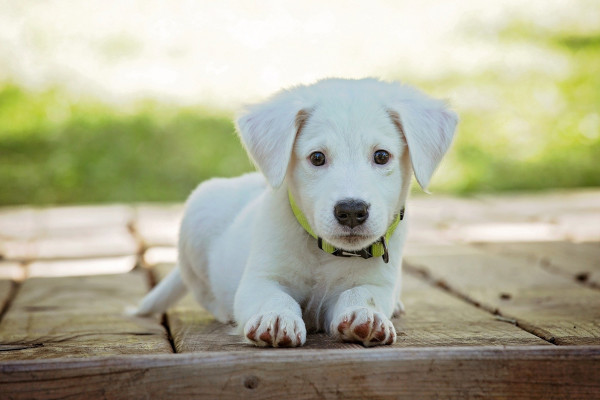
#> input picture PrimerosPasos/OpenCV/perroSm.jpg, 600 x 400 px
$ python BinaryImg.py
#> lines starting #> are read from the running program, lines starting #| are printed output that depends on the picture; after the words box and inside, x2 and y2 are one past the last pixel; in counts of white or black regions, pixels touching at a corner belong together
import cv2
import tkinter as tk
from PIL import Image, ImageTk

root = tk.Tk()

imagen = cv2.imread('perroSm.jpg',0)
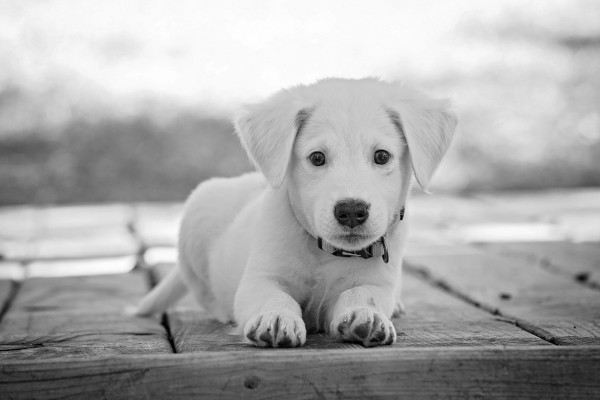
#> imagen: shape (400, 600); min 0, max 255, mean 171.7
mitad,imagen = cv2.threshold(imagen,255/2,255,cv2.THRESH_BINARY)
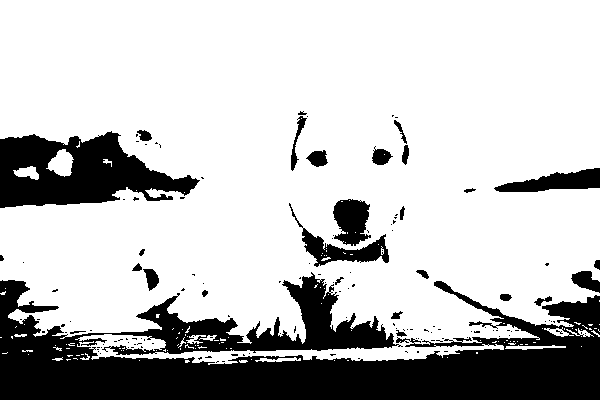
#> imagen: shape (400, 600); 76.2% white; 143 black regions (116 under 20 px), largest, box (x1, y1, x2, y2) and area: (0, 272, 600, 400) 41404, (0, 131, 200, 208) 9012, (289, 203, 389, 267) 1447
#> mitad = 127

imgSmaller = ImageTk.PhotoImage(image=Image.fromarray(imagen))

lbl = tk.Label(root)
#> (the run stopped early here; a loop or call above may not have finished)

$ run again, with PrimerosPasos/OpenCV/cara.jpg copied over PrimerosPasos/OpenCV/perroSm.jpg
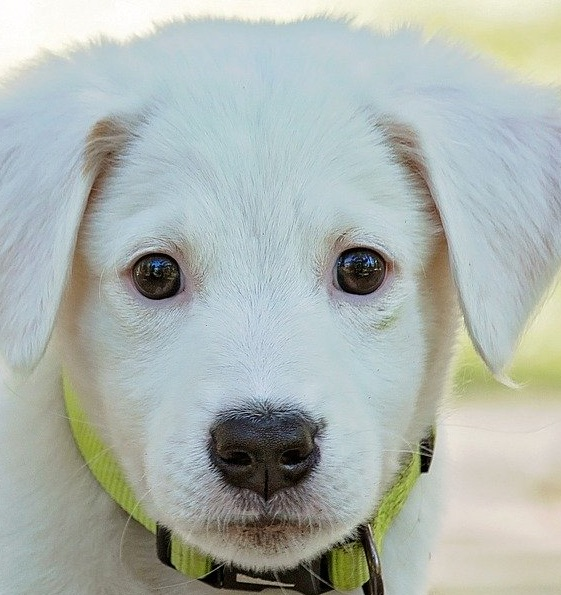
#> input picture PrimerosPasos/OpenCV/cara.jpg, 561 x 595 px
#> `imagen = cv2.imread('perroSm.jpg',0)`:
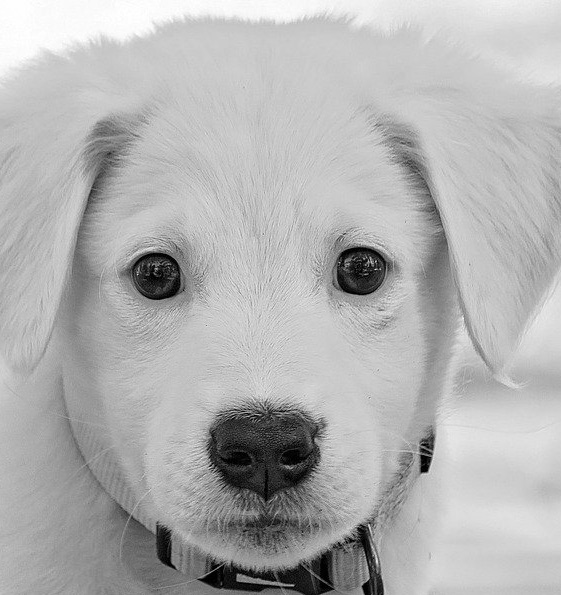
#> imagen: shape (595, 561); min 0, max 255, mean 177.7
#> `mitad,imagen = cv2.threshold(imagen,255/2,255,cv2.THRESH_BINARY)`:
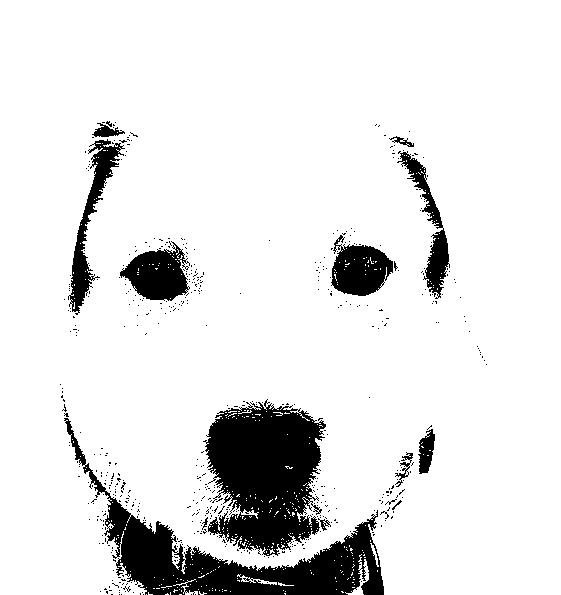
#> imagen: shape (595, 561); 89.1% white; 555 black regions (542 under 20 px), largest, box (x1, y1, x2, y2) and area: (203, 399, 326, 556) 12944, (64, 418, 384, 595) 12253, (120, 241, 190, 301) 2504
#> mitad = 127
